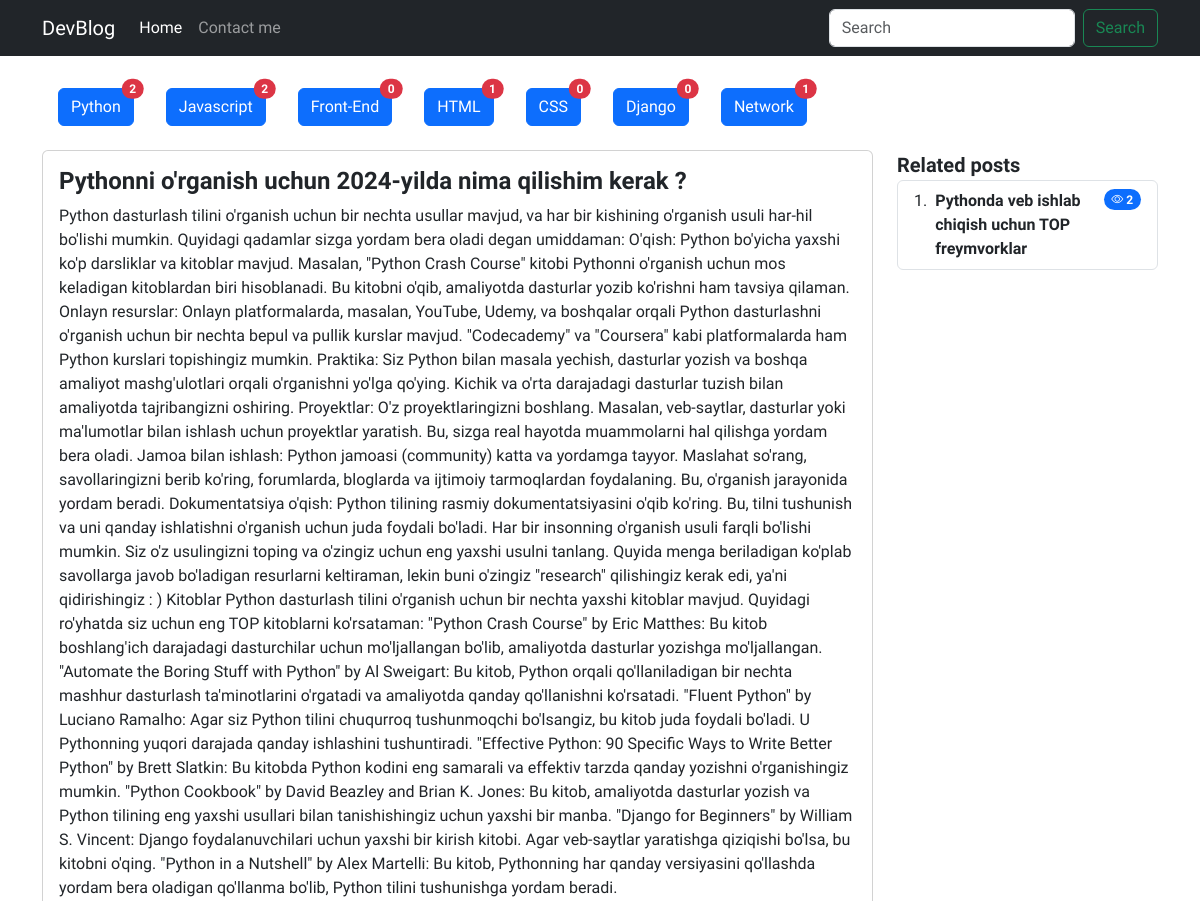
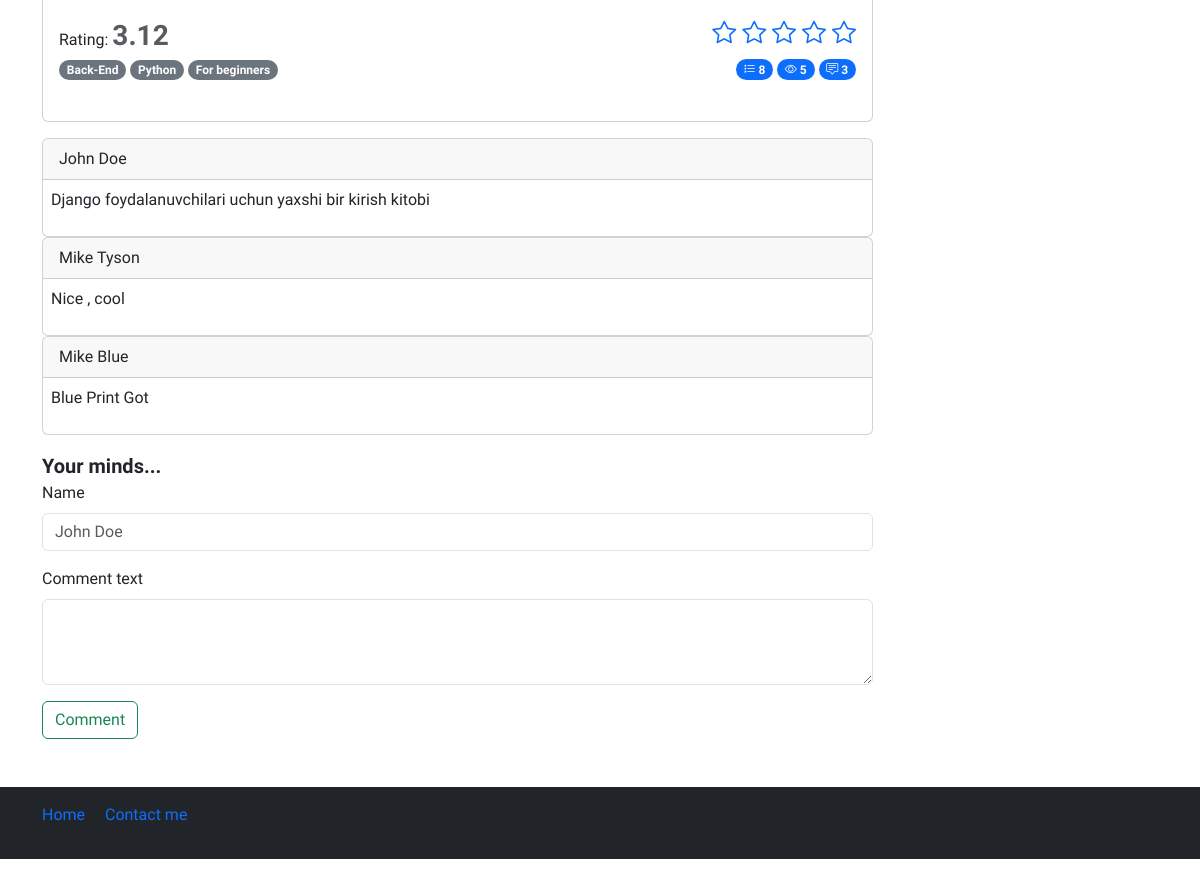
/detail/1, run on the app's committed database (2 pictures, top to bottom).
### blog/models.py (models this page shows, shortened)
class Category(models.Model):
    name = models.CharField(verbose_name="Category name",max_length=250)
    slug = models.SlugField(max_length=250, unique=True)

class Post(models.Model):
    title = models.CharField(verbose_name="Post title",max_length=550)
    body = models.TextField(verbose_name="Post body")
    author = models.CharField(verbose_name="Post author",default="Admin",max_length=100)
    category = models.ForeignKey(Category, on_delete=models.PROTECT,related_name='posts')
    tag = models.ManyToManyField(Tag)
    views = models.PositiveIntegerField(default=0)
    publish_date = models.DateTimeField(verbose_name="Published time",auto_now_add=True)
    published = models.BooleanField(default=True)
    on_top = models.BooleanField(default=False)
    def get_avg_rating(self):
        sum_ratings = sum([int(i.value) for i in self.ratings.all()])
        try:
            return round(sum_ratings / self.ratings.all().count(),2)
        except Exception as e:
            return 0

class Rating(models.Model):
    post = models.ForeignKey(Post, on_delete=models.CASCADE, related_name='ratings')
    value = models.PositiveSmallIntegerField(verbose_name="Post rating",default=0)

class Tag(models.Model):
    name = models.CharField(verbose_name="Tag name",max_length=250)
    slug = models.SlugField(max_length=250, unique=True)

class Comment(models.Model):
    author = models.CharField(verbose_name="Comment author",max_length=100,blank=False)
    comment = models.TextField(verbose_name="Comment")
    post = models.ForeignKey(Post, on_delete=models.CASCADE, related_name='comments')

### blog/views.py (the view, shortened to what this page needs)
# urls.py: path('detail/<post_id>', views.detail, name='detail'),
def detail(request, post_id):
    categories = Category.objects.all()
    post = Post.objects.get(id=post_id)
    category = Category.objects.get(id=post.category.id)
    related_posts = Post.objects.filter(category=category).exclude(id__in=[0,post.id]).order_by("?")
    request.session.modified = True
    if post.id in check_read_articles(request):
        pass
    else:
        check_read_articles(request).append(post.id)
        post.views += 1
        post.save()
    return render(request,"detail.html", context={
        "post":post,
        "categories":categories,
        "related_posts":related_posts})

### blog/utils.py (called while the page is built)
def check_read_articles(request):
    try:
        read_articles = request.session["read_articles"]
    except:
        request.session["read_articles"] = []
        read_articles = request.session.get("read_articles")
    return read_articles

### templates/detail.html (shortened to what this page needs)
{% load static %}
<!doctype html>
<html lang="en">
<head>
    <link rel="stylesheet" href="{% static 'css/style.css' %}">
    <link rel="stylesheet" href="https://cdn.jsdelivr.net/npm/bootstrap-icons@1.11.3/font/bootstrap-icons.min.css">
    <link href="https://cdn.jsdelivr.net/npm/bootstrap@5.3.2/dist/css/bootstrap.min.css" rel="stylesheet"
 />
</head>
<body>
    <header>
        <nav class="navbar navbar-expand-md navbar-dark bg-dark mb-4">
            <div class="container">
                <a class="navbar-brand" href="/">DevBlog</a>
                <div class="collapse navbar-collapse" id="navbarCollapse">
                    <ul class="navbar-nav me-auto mb-2 mb-md-0">
                        <li class="nav-item">
                            <a class="nav-link active" aria-current="page" href="#">Home</a>
                        </li>
                        <li class="nav-item">
                            <a class="nav-link" href="#">Contact me</a>
                        </li>
                    </ul>
                    <form class="d-flex" role="search">
                        <input class="form-control me-2" type="search" placeholder="Search" aria-label="Search"
                            control-id="ControlID-1">
                        <button class="btn btn-outline-success" type="submit" control-id="ControlID-2">Search</button>
                    </form>
                </div>
            </div>
        </nav>
    </header>
    <main>
        <section>
            <div class="container-md">
                <div class="d-flex flex-wrap my-3">
                    {% for cat in categories %}
                      <div class="d-flex flex-wrap mx-3 my-2">
                        <a href="{% url 'blog:category_list' cat.slug %}" class="btn btn-primary position-relative">
                            {{ cat.name }}
                            <span
                                class="position-absolute top-0 start-100 translate-middle badge rounded-pill bg-danger">
                                {{cat.posts.all.count}}
                            </span>
                        </a>
                      </div>
                    {% endfor %}
                  </div>
            </div>
            <div class="container-md">
                <div class="row">
                    <div class="col-sm-12 col-md-12 col-lg-9">
                        <div class="card  mb-3">
                            <div class="card-body">
                                <div class="content">
                                    <h4 class="card-title fw-bold">{{post.title}}</h4>
                                    <p class="card-text">
                                        {{post.body}}
                                    </p>
                                    <div class="d-flex justify-content-between flex-wrap">
                                        <div class="post-rating">
                                            <span>Rating:</span>
                                            <span class="fs-3 fw-bold text-muted">
                                                {{post.get_avg_rating}}
                                            </span>
                                        </div>
                                        <div class="post-set-rating">
                                            <p class="card-text fs-4">
                                                <a href="{% url 'blog:set_rating' 1 post.id %}"><i class="bi bi-star"></i></a>
                                                <a href="{% url 'blog:set_rating' 2 post.id %}"><i class="bi bi-star"></i></a>
                                                <a href="{% url 'blog:set_rating' 3 post.id %}"><i class="bi bi-star"></i></a>
                                                <a href="{% url 'blog:set_rating' 4 post.id %}"><i class="bi bi-star"></i></a>
                                                <a href="{% url 'blog:set_rating' 5 post.id %}"><i class="bi bi-star"></i></a>
                                            </p>
                                        </div>
                                    </div>
                                    <div class="d-flex justify-content-between flex-wrap">
                                        <div class="categories">
                                            {% for tag in post.tag.all %}
                                                <span class="badge rounded-pill text-bg-secondary">{{tag.name}}</span>
                                            {% endfor %}
                                        </div>
                                        <div class="action">
                                            <span class="badge bg-primary rounded-pill">
                                                <i class="bi bi-list-stars"></i>
                                                {{post.ratings.all.count}}
                                            </span>
                                            <span class="badge bg-primary rounded-pill">
                                                <i class="bi bi-eye"></i>
                                                {{post.views}}
                                            </span>
                                            <span class="badge bg-primary rounded-pill">
                                                <i class="bi bi-chat-square-text"></i>
                                                {{post.comments.all.count}}
                                            </span>
                                        </div>
                                    </div>
                                    <br>
                                </div>
                            </div>
                        </div>
                        <div class="comments">
                            <div class="row gap-3">
                                <div class="col-sm-12">
                                    {% for comment in post.comments.all %}
                                    <div class="card">
                                        <div class="card-header">
                                            {{comment.author}}
                                        </div>
                                        <div class="card-body p-2">
                                            <p>{{comment.comment}}</p>
                                        </div>
                                    </div>
                                    {% endfor %}
                                </div>
                                <div class="col-sm-12">
                                    <span class="fs-5 fw-semibold">Your minds...</span>
                                    <form action="" method='POST'>
                                        <div class="mb-3">
                                            <label for="exampleFormControlInput1" class="form-label">Name</label>
                                            <input type="text" name='name' class="form-control" id="exampleFormControlInput1"
                                                placeholder="John Doe" required>
                                        </div>
                                        <div class="mb-3">
                                            <label for="exampleFormControlTextarea1" class="form-label">
                                                Comment text
                                            </label>
                                            <textarea class="form-control" name='comment' id="exampleFormControlTextarea1"
                                                rows="3" required>
                                            </textarea>
                                        </div>
                                        <button type="submit" class="btn btn-outline-success">Comment</button>
                                    </form>
                                </div>
                            </div>
                        </div>
                    </div>
                    <div class="col-sm-none col-md-12 col-lg-3">
                        <span class="fs-5 fw-semibold">Related posts</span>
                        <ol class="list-group list-group-numbered">
                            {% for related_post in related_posts %}
                            <li class="list-group-item d-flex justify-content-between align-items-start">
                                <div class="ms-2 me-auto">
                                    <div class="fw-bold">{{related_post.title}}</div>
                                </div>
                                <span class="badge bg-primary rounded-pill">
                                    <i class="bi bi-eye"></i>
                                    {{related_post.views}}
                                </span>
                            </li>
                            {% endfor %}
                        </ol>
                    </div>
                </div>
            </div>
        </section>
    </main>
    <footer class="footer mt-auto text-white-50 bg-dark">
        <div class="container">
            <div class="row my-5">
                <div class="col-12">
                    <nav style="--bs-breadcrumb-divider: '|';" aria-label="breadcrumb" class="py-3">
                        <ol class="breadcrumb">
                            <li class="breadcrumb-item"><a href="/" class="text-decoration-none">Home</a></li>
                            <li class="breadcrumb-item " aria-current="page">
                                <a href="#" class="text-decoration-none">Contact me</a>
                            </li>
                        </ol>
                    </nav>
                </div>
            </div>
        </div>
    </footer>
</body>
</html>

### staticfiles/css/style.css (style rules this page uses)
* { font-family: 'Onest', sans-serif !important; }

### data on the page
Category: name "Python", posts.all.count "2"
Category: name "Javascript", posts.all.count "2"
Category: name "Front-End", posts.all.count "0"
Category: name "HTML", posts.all.count "1"
Category: name "CSS", posts.all.count "0"
Category: name "Django", posts.all.count "0"
Category: name "Network", posts.all.count "1"
Post: title "Pythonni o'rganish uchun 2024-yilda nima qilishim kerak ?", body "Python dasturlash tilini o'rganish uchun bir nechta usullar mavjud, va har bir kishining o'rganish usuli har-hil bo'lishi mumkin. Quyidagi qadamlar sizga yordam bera oladi degan umiddaman: O'qish: Python bo'yicha yaxshi ko'p darsliklar va kitoblar mavjud. Masalan, \"Python Crash Course\" kitobi Pythonni o'rganish uchun mos keladigan kitoblardan biri hisoblanadi. Bu kitobni o'qib, amaliyotda dasturlar yozib ko'rishni ham tavsiya qilaman. Onlayn resurslar: Onlayn platformalarda, masalan, YouTube, Udemy, va boshqalar orqali Python dasturlashni o'rganish uchun bir nechta bepul va pullik kurslar mavjud. \"Codecademy\" va \"Coursera\" kabi platformalarda ham Python kurslari topishingiz mumkin.…", get_avg_rating "3.12", ratings.all.count "8", views "5", comments.all.count "3"
Tag: name "Back-End"
Tag: name "Python"
Tag: name "For beginners"
Comment: author "John Doe", comment "Django foydalanuvchilari uchun yaxshi bir kirish kitobi"
Comment: author "Mike Tyson", comment "Nice , cool"
Comment: author "Mike Blue", comment "Blue Print Got"
Post: title "Pythonda veb ishlab chiqish uchun TOP freymvorklar", views "2"
